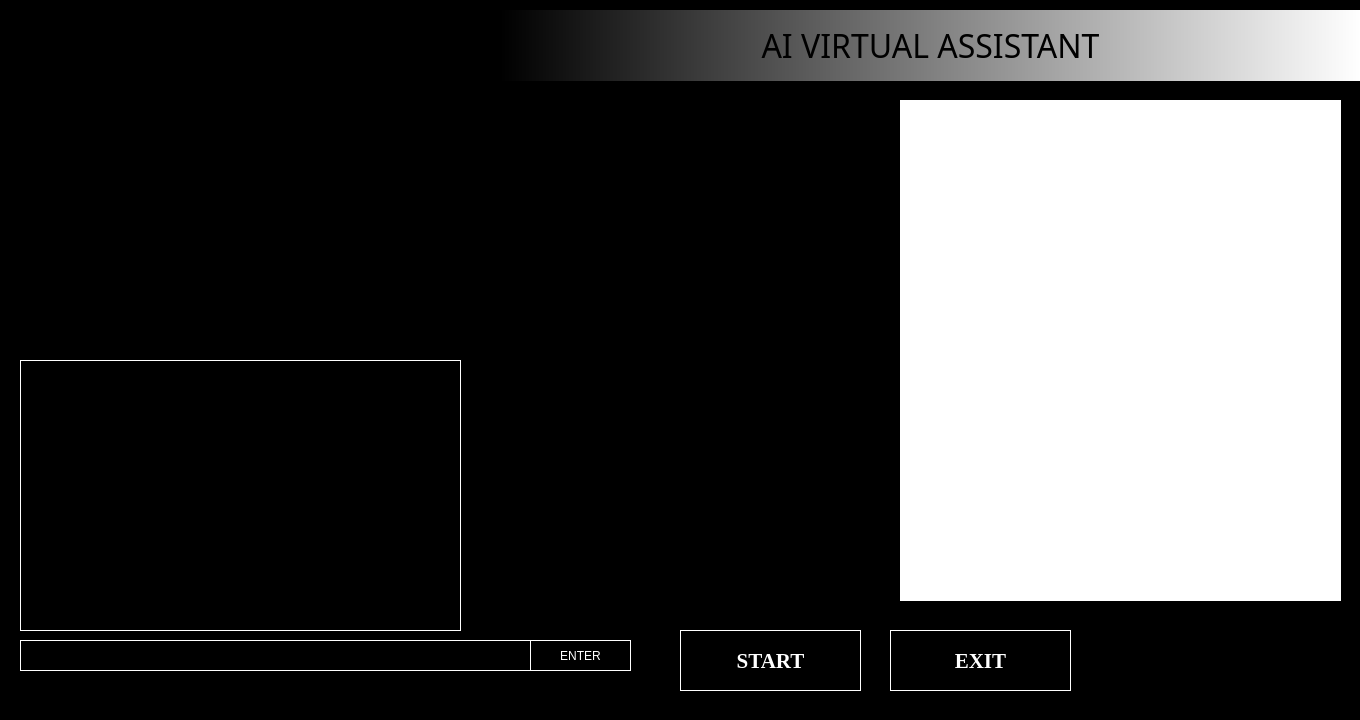
<?xml version="1.0" encoding="UTF-8"?>
<ui version="4.0">
 <class>Form</class>
 <widget class="QWidget" name="Form">
  <property name="geometry">
   <rect>
    <x>0</x>
    <y>0</y>
    <width>1360</width>
    <height>720</height>
   </rect>
  </property>
  <property name="windowTitle">
   <string>Form</string>
  </property>
  <property name="styleSheet">
   <string notr="true">background-color: rgb(0, 0, 0);</string>
  </property>
  <widget class="QLabel" name="Title">
   <property name="geometry">
    <rect>
     <x>500</x>
     <y>10</y>
     <width>861</width>
     <height>71</height>
    </rect>
   </property>
   <property name="font">
    <font>
     <family>Mongolian Baiti</family>
     <pointsize>24</pointsize>
    </font>
   </property>
   <property name="contextMenuPolicy">
    <enum>Qt::NoContextMenu</enum>
   </property>
   <property name="layoutDirection">
    <enum>Qt::LeftToRight</enum>
   </property>
   <property name="styleSheet">
    <string notr="true">
background-color: qlineargradient(spread:pad, x1:0, y1:0, x2:1, y2:0, stop:0 rgba(0, 0, 0, 255), stop:1 rgba(255, 255, 255, 255));
color: rgb(0, 0, 0);</string>
   </property>
   <property name="text">
    <string>AI VIRTUAL ASSISTANT</string>
   </property>
   <property name="alignment">
    <set>Qt::AlignCenter</set>
   </property>
  </widget>
  <widget class="QLabel" name="arcLabelCenter">
   <property name="geometry">
    <rect>
     <x>480</x>
     <y>100</y>
     <width>411</width>
     <height>391</height>
    </rect>
   </property>
   <property name="text">
    <string/>
   </property>
   <property name="pixmap">
    <pixmap>GuiFinal/arc.gif</pixmap>
   </property>
   <property name="alignment">
    <set>Qt::AlignCenter</set>
   </property>
  </widget>
  <widget class="QPushButton" name="ExitButton">
   <property name="geometry">
    <rect>
     <x>890</x>
     <y>630</y>
     <width>181</width>
     <height>61</height>
    </rect>
   </property>
   <property name="font">
    <font>
     <family>Times New Roman</family>
     <pointsize>16</pointsize>
     <bold>true</bold>
    </font>
   </property>
   <property name="cursor">
    <cursorShape>PointingHandCursor</cursorShape>
   </property>
   <property name="layoutDirection">
    <enum>Qt::LeftToRight</enum>
   </property>
   <property name="styleSheet">
    <string notr="true">background-color: transparent;
color: rgb(255, 255, 255);

border-color:  rgb(255, 255, 255);
border-style:solid;
border-width: 1px 1px 1px 1px;</string>
   </property>
   <property name="text">
    <string>EXIT</string>
   </property>
  </widget>
  <widget class="QLabel" name="FrameBtn">
   <property name="geometry">
    <rect>
     <x>10</x>
     <y>-130</y>
     <width>111</width>
     <height>90</height>
    </rect>
   </property>
   <property name="maximumSize">
    <size>
     <width>1110</width>
     <height>90</height>
    </size>
   </property>
   <property name="styleSheet">
    <string notr="true">background-color:transparent;</string>
   </property>
   <property name="text">
    <string/>
   </property>
   <property name="pixmap">
    <pixmap>../../.designer/backup/GuiFinal/frame1_flip.png</pixmap>
   </property>
  </widget>
  <widget class="QPushButton" name="StartButton">
   <property name="enabled">
    <bool>true</bool>
   </property>
   <property name="geometry">
    <rect>
     <x>680</x>
     <y>630</y>
     <width>181</width>
     <height>61</height>
    </rect>
   </property>
   <property name="font">
    <font>
     <family>Times New Roman</family>
     <pointsize>16</pointsize>
     <bold>true</bold>
    </font>
   </property>
   <property name="cursor">
    <cursorShape>PointingHandCursor</cursorShape>
   </property>
   <property name="accessibleDescription">
    <string notr="true"/>
   </property>
   <property name="layoutDirection">
    <enum>Qt::LeftToRight</enum>
   </property>
   <property name="styleSheet">
    <string notr="true">background-color: transparent;
color: rgb(255, 255, 255);

border-color:  rgb(255, 255, 255);
border-style:solid;
border-width: 1px 1px 1px 1px;</string>
   </property>
   <property name="text">
    <string>START</string>
   </property>
  </widget>
  <widget class="QFrame" name="frame">
   <property name="geometry">
    <rect>
     <x>20</x>
     <y>350</y>
     <width>621</width>
     <height>341</height>
    </rect>
   </property>
   <property name="styleSheet">
    <string notr="true">background-color: transparent;</string>
   </property>
   <property name="frameShape">
    <enum>QFrame::StyledPanel</enum>
   </property>
   <property name="frameShadow">
    <enum>QFrame::Raised</enum>
   </property>
   <property name="lineWidth">
    <number>1</number>
   </property>
   <widget class="QPushButton" name="enterButton">
    <property name="geometry">
     <rect>
      <x>510</x>
      <y>290</y>
      <width>101</width>
      <height>31</height>
     </rect>
    </property>
    <property name="cursor">
     <cursorShape>PointingHandCursor</cursorShape>
    </property>
    <property name="mouseTracking">
     <bool>false</bool>
    </property>
    <property name="layoutDirection">
     <enum>Qt::LeftToRight</enum>
    </property>
    <property name="styleSheet">
     <string notr="true">background-color:transparent;
color: rgb(255, 255, 255);
border-color:  rgb(255, 255, 255);
border-style:solid;
border-width: 1px 1px 1px 1px;</string>
    </property>
    <property name="text">
     <string>ENTER</string>
    </property>
   </widget>
   <widget class="QLineEdit" name="userInput">
    <property name="geometry">
     <rect>
      <x>0</x>
      <y>290</y>
      <width>511</width>
      <height>31</height>
     </rect>
    </property>
    <property name="font">
     <font>
      <pointsize>8</pointsize>
      <bold>true</bold>
     </font>
    </property>
    <property name="contextMenuPolicy">
     <enum>Qt::DefaultContextMenu</enum>
    </property>
    <property name="acceptDrops">
     <bool>false</bool>
    </property>
    <property name="styleSheet">
     <string notr="true">background-color: transparent;
color: rgb(255, 255, 255);


border-color:  rgb(255, 255, 255);
border-style:solid;
border-width: 1px 1px 1px 1px;</string>
    </property>
    <property name="inputMethodHints">
     <set>Qt::ImhNone</set>
    </property>
    <property name="inputMask">
     <string notr="true" extracomment="enter here"/>
    </property>
    <property name="text">
     <string/>
    </property>
   </widget>
   <widget class="QPlainTextEdit" name="aiOutput">
    <property name="geometry">
     <rect>
      <x>0</x>
      <y>10</y>
      <width>441</width>
      <height>271</height>
     </rect>
    </property>
    <property name="font">
     <font>
      <pointsize>11</pointsize>
      <bold>true</bold>
     </font>
    </property>
    <property name="styleSheet">
     <string notr="true">background-color: transparent;
color: rgb(255, 255, 255);


border-color:  rgb(255, 255, 255);
border-style:solid;
border-width: 1px 1px 1px 1px;</string>
    </property>
    <property name="plainText">
     <string/>
    </property>
   </widget>
  </widget>
  <widget class="QLabel" name="Wave">
   <property name="geometry">
    <rect>
     <x>20</x>
     <y>110</y>
     <width>441</width>
     <height>241</height>
    </rect>
   </property>
   <property name="text">
    <string/>
   </property>
   <property name="pixmap">
    <pixmap>GuiFinal/Speak.gif</pixmap>
   </property>
   <property name="scaledContents">
    <bool>true</bool>
   </property>
   <property name="alignment">
    <set>Qt::AlignCenter</set>
   </property>
  </widget>
  <widget class="QLabel" name="Earth">
   <property name="geometry">
    <rect>
     <x>20</x>
     <y>100</y>
     <width>441</width>
     <height>231</height>
    </rect>
   </property>
   <property name="text">
    <string/>
   </property>
   <property name="pixmap">
    <pixmap>GuiFinal/Earth.gif</pixmap>
   </property>
   <property name="scaledContents">
    <bool>true</bool>
   </property>
  </widget>
  <widget class="QLabel" name="ironman">
   <property name="geometry">
    <rect>
     <x>900</x>
     <y>100</y>
     <width>441</width>
     <height>501</height>
    </rect>
   </property>
   <property name="styleSheet">
    <string notr="true">background-color: rgb(255, 255, 255);
color: rgb(0, 0, 0);</string>
   </property>
   <property name="text">
    <string/>
   </property>
   <property name="pixmap">
    <pixmap>GuiFinal/ironman1.gif</pixmap>
   </property>
   <property name="alignment">
    <set>Qt::AlignCenter</set>
   </property>
  </widget>
  <widget class="QLabel" name="micLabel">
   <property name="geometry">
    <rect>
     <x>10</x>
     <y>90</y>
     <width>451</width>
     <height>251</height>
    </rect>
   </property>
   <property name="layoutDirection">
    <enum>Qt::LeftToRight</enum>
   </property>
   <property name="text">
    <string/>
   </property>
   <property name="pixmap">
    <pixmap>GuiFinal/mic.gif</pixmap>
   </property>
   <property name="scaledContents">
    <bool>true</bool>
   </property>
  </widget>
 </widget>
 <resources/>
 <connections/>
</ui>
